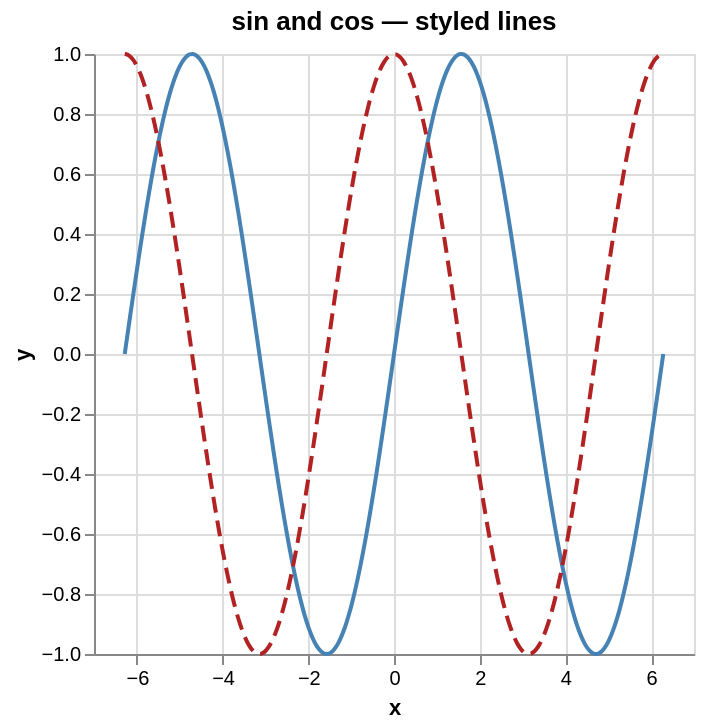

Source (Vega-Lite JSON):
### Vega-Lite specification from a JSON file in a GitHub repository (floating-point values rounded to 4 significant figures; data arrays with more than 128 entries replaced by an {"elided": "..."} marker saying what was removed)
{"$schema": "https://vega.github.io/schema/vega-lite/v6.json", "title": "sin and cos — styled lines", "data": {"values": []}, "layer": [{"data": {"values": {"elided": "200 records"}}, "mark": {"type": "line", "interpolate": "monotone", "strokeWidth": 2, "color": "steelblue"}, "encoding": {"x": {"field": "x", "type": "quantitative"}, "y": {"field": "y", "type": "quantitative"}}}, {"data": {"values": {"elided": "200 records"}}, "mark": {"type": "line", "interpolate": "monotone", "strokeWidth": 2, "strokeDash": [8, 4], "color": "firebrick"}, "encoding": {"x": {"field": "x", "type": "quantitative"}, "y": {"field": "y", "type": "quantitative"}}}]}
